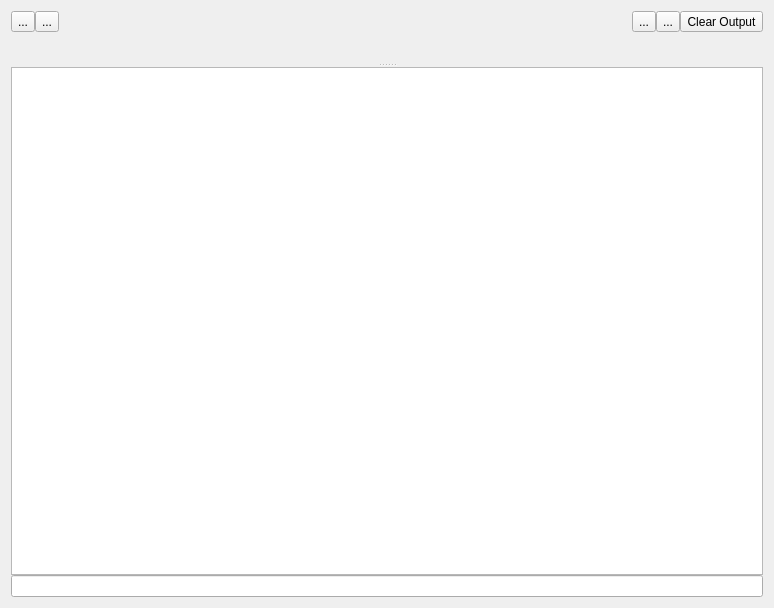
<?xml version="1.0" encoding="UTF-8"?>
<ui version="4.0">
 <class>ScriptsWindow</class>
 <widget class="QWidget" name="ScriptsWindow">
  <property name="geometry">
   <rect>
    <x>0</x>
    <y>0</y>
    <width>774</width>
    <height>608</height>
   </rect>
  </property>
  <property name="windowTitle">
   <string>Form</string>
  </property>
  <layout class="QVBoxLayout" name="verticalLayout">
   <item>
    <widget class="QSplitter" name="splitter">
     <property name="orientation">
      <enum>Qt::Vertical</enum>
     </property>
     <widget class="QWidget" name="layoutWidget">
      <layout class="QVBoxLayout" name="verticalLayout_2">
       <property name="spacing">
        <number>0</number>
       </property>
       <item>
        <layout class="QHBoxLayout" name="horizontalLayout_2">
         <item>
          <widget class="QToolButton" name="loadButton">
           <property name="text">
            <string>...</string>
           </property>
           <property name="icon">
            <iconset resource="icons.qrc">
             <normaloff>:/icons/Resources/load.png</normaloff>:/icons/Resources/load.png</iconset>
           </property>
          </widget>
         </item>
         <item>
          <widget class="QToolButton" name="saveButton">
           <property name="text">
            <string>...</string>
           </property>
           <property name="icon">
            <iconset resource="icons.qrc">
             <normaloff>:/icons/Resources/save.png</normaloff>:/icons/Resources/save.png</iconset>
           </property>
          </widget>
         </item>
         <item>
          <spacer name="horizontalSpacer_2">
           <property name="orientation">
            <enum>Qt::Horizontal</enum>
           </property>
           <property name="sizeHint" stdset="0">
            <size>
             <width>40</width>
             <height>20</height>
            </size>
           </property>
          </spacer>
         </item>
         <item>
          <widget class="QToolButton" name="playButton">
           <property name="text">
            <string>...</string>
           </property>
           <property name="icon">
            <iconset resource="icons.qrc">
             <normaloff>:/icons/Resources/play.png</normaloff>:/icons/Resources/play.png</iconset>
           </property>
          </widget>
         </item>
         <item>
          <widget class="QToolButton" name="pauseButton">
           <property name="text">
            <string>...</string>
           </property>
           <property name="icon">
            <iconset resource="icons.qrc">
             <normaloff>:/icons/Resources/pause.png</normaloff>:/icons/Resources/pause.png</iconset>
           </property>
          </widget>
         </item>
         <item>
          <widget class="QToolButton" name="clearButton">
           <property name="text">
            <string>Clear Output</string>
           </property>
          </widget>
         </item>
        </layout>
       </item>
       <item>
        <widget class="QsciScintilla" name="textEdit">
         <property name="toolTip">
          <string/>
         </property>
         <property name="whatsThis">
          <string/>
         </property>
        </widget>
       </item>
      </layout>
     </widget>
     <widget class="QWidget" name="layoutWidget">
      <layout class="QVBoxLayout" name="verticalLayout_3">
       <property name="spacing">
        <number>0</number>
       </property>
       <item>
        <widget class="QTextEdit" name="output">
         <property name="undoRedoEnabled">
          <bool>false</bool>
         </property>
         <property name="textInteractionFlags">
          <set>Qt::NoTextInteraction</set>
         </property>
        </widget>
       </item>
       <item>
        <widget class="QLineEdit" name="lineEdit"/>
       </item>
      </layout>
     </widget>
    </widget>
   </item>
  </layout>
 </widget>
 <customwidgets>
  <customwidget>
   <class>QsciScintilla</class>
   <extends>QFrame</extends>
   <header>Qsci/qsciscintilla.h</header>
   <container>1</container>
  </customwidget>
 </customwidgets>
 <resources>
  <include location="icons.qrc"/>
 </resources>
 <connections/>
</ui>
